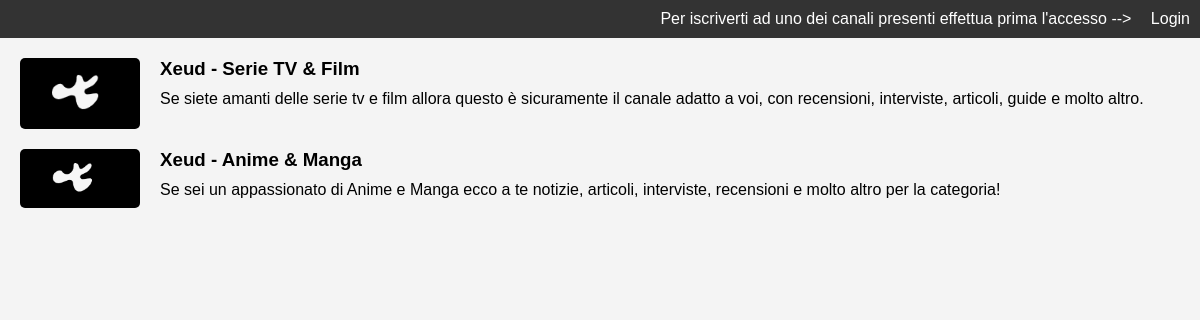
The app's page /movie/ with its own data.
### MovieNews/models.py (models this page shows, shortened)
class RssFeed(models.Model):
    channel_name = models.CharField(max_length = 30, primary_key = True)
    description = models.TextField()
    imagine = models.ImageField()
    url = models.URLField()
    users = models.ManyToManyField(User, related_name = 'rss_list', blank = True)
    class Meta:
        verbose_name = "rss feed"
        verbose_name_plural = "rss feed"

### MovieNews/views.py (the view, shortened to what this page needs)
# urls.py: path('', views.moviehome, name = "home"),
def moviehome(request):
    user_log = None
    url = None
    sub_url = None
    rss_feed = RssFeed.objects.all()
    return render(request, 'MovieNews/homePage.html',
                  {'user': user_log, 'rss': rss_feed, 'sub_url': sub_url})

### MovieNews/templates/MovieNews/homePage.html (shortened to what this page needs)
<!DOCTYPE html>
<html lang="it">
<head>
  {% load static %}
<link rel="stylesheet" href="{% static 'MovieNews/HomePage/styleHome.css' %}">
</head>
<body>
<nav class="user-menu">
  {% if user == None %}
  <span>Per iscriverti ad uno dei canali presenti effettua prima l'accesso --> </span>
  <a href="{% url 'login' %}">Login</a>
  {% endif %}
</nav>
<main>
  <section class="channel-guide">
    {% for channel in rss %}
    <article class="channel">
      <img src="{{ channel.imagine.url }}">
      <div class="channel-info">
        <h3>{{ channel.channel_name }}</h3>
        <p class="channel-summary">{{ channel.description }}</p>
      </div>
    </article>
    {% endfor %}
  </section>
</main>
</body>
</html>

### MovieNews/static/MovieNews/HomePage/styleHome.css (style rules this page uses)
body { font-family: 'Arial', sans-serif; background: #f4f4f4; margin: 0; padding: 0; }
.user-menu { background: #333; color: #fff; padding: 10px; text-align: right; }
.user-menu a { color: #fff; text-decoration: none; margin-left: 15px; }
.channel-guide { padding: 20px; }
.channel { display: flex; align-items: flex-start; margin-bottom: 20px; }
.channel img { width: 120px; height: auto; border-radius: 5px; margin-right: 20px; }
.channel-info { flex-grow: 1; }
.channel h3 { margin: 0 0 10px 0; }
.channel-summary { margin: 0 0 10px 0; }

### records on screen
RssFeed: imagine (picture), channel_name "Xeud - Serie TV & Film", description "Se siete amanti delle serie tv e film allora questo è sicuramente il canale adatto a voi, con recensioni, interviste, articoli, guide e molto altro."
RssFeed: imagine (picture), channel_name "Xeud - Anime & Manga", description "Se sei un appassionato di Anime e Manga ecco a te notizie, articoli, interviste, recensioni e molto altro per la categoria!"
